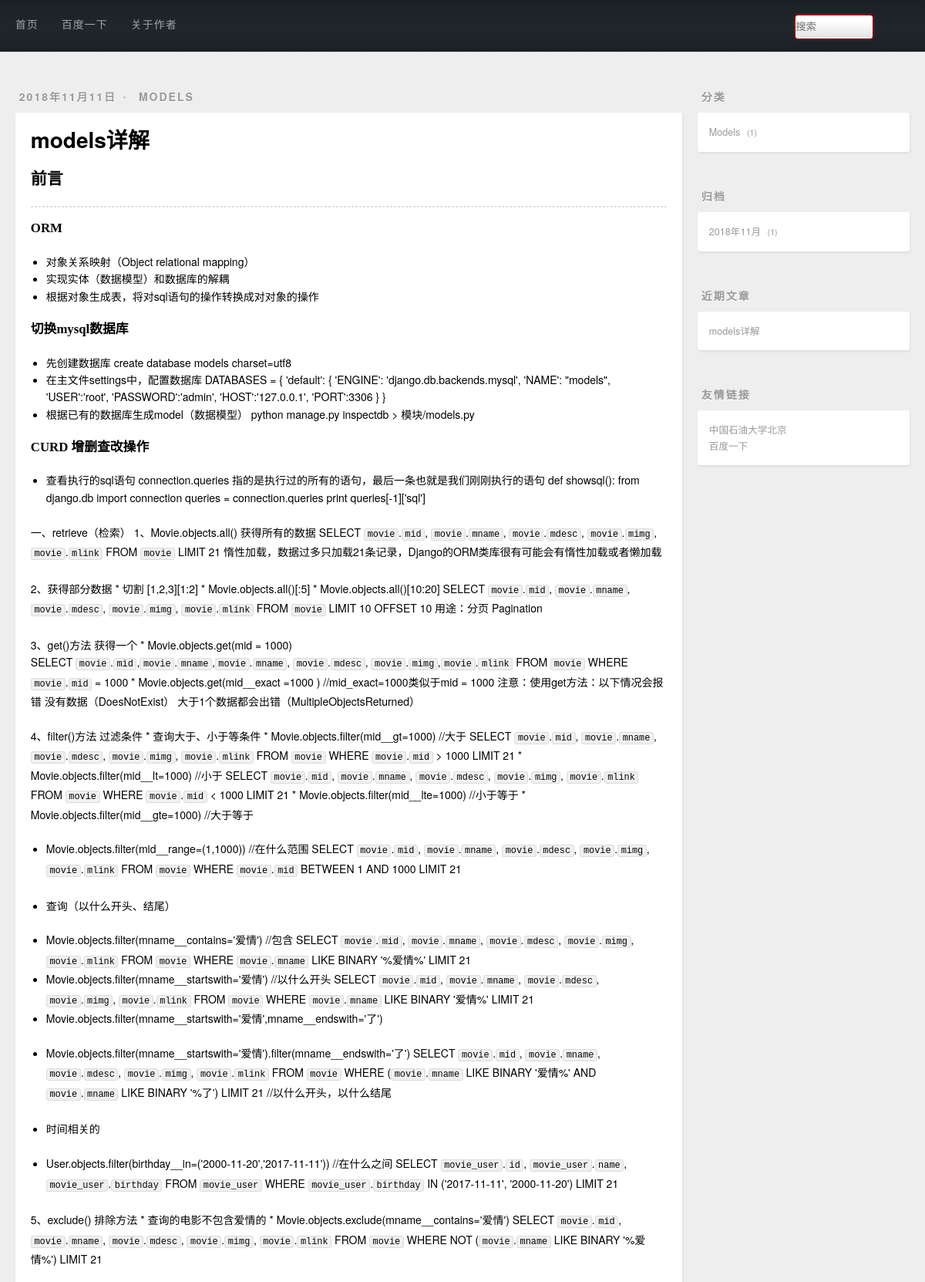
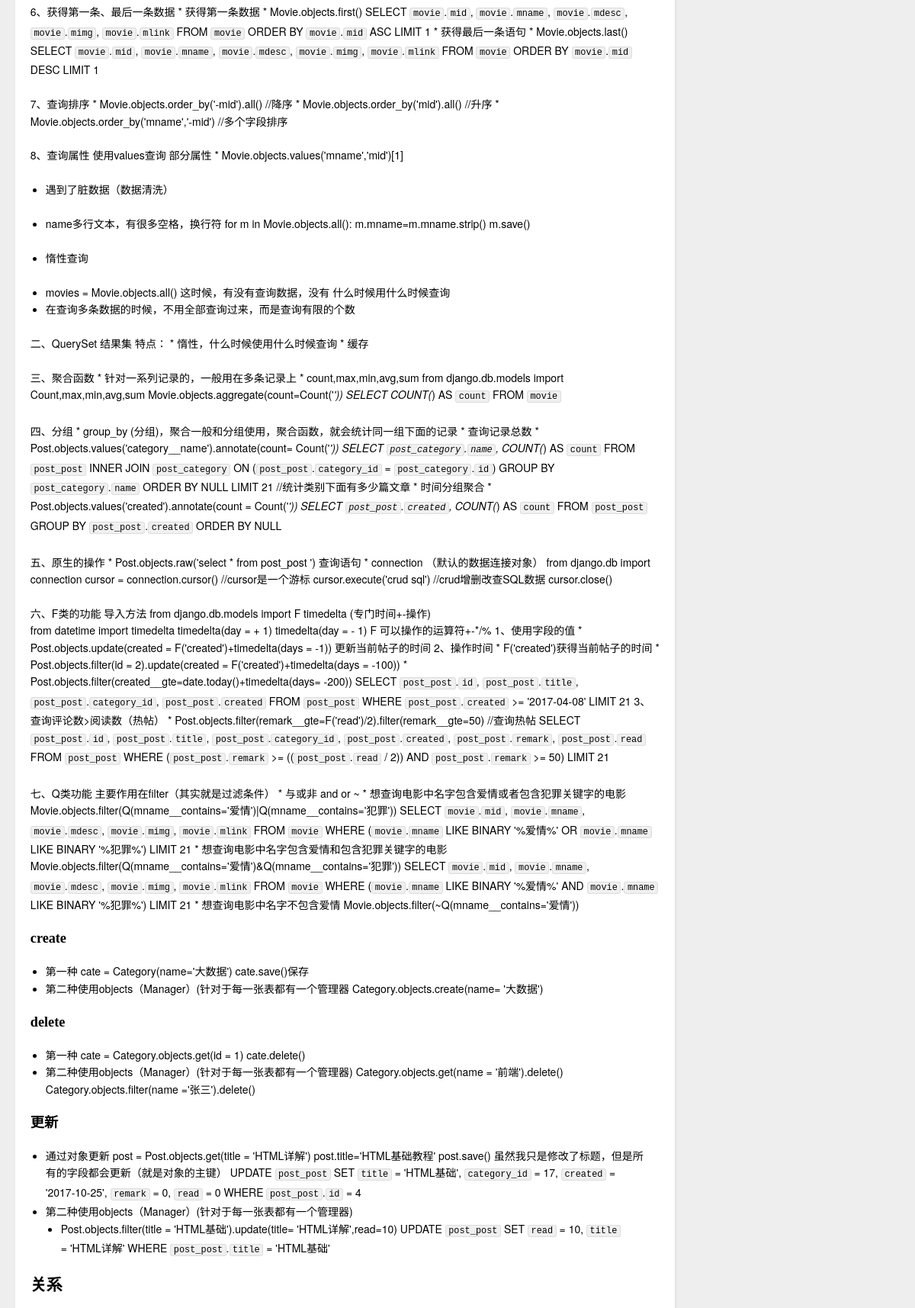
The page /page/content/1 (upper part) on the database its author committed (2 pictures, top to bottom).
### blog/models.py (models this page shows, shortened)
class Post(models.Model):
    title = models.CharField(max_length=20)
    desc = RichTextUploadingField()
    content = models.TextField()
    created = models.DateField(auto_now_add=True)
    modified = models.DateTimeField(auto_now=True)
    category = models.ForeignKey(Category,on_delete=models.DO_NOTHING)
    tags = models.ManyToManyField(Tags)
    class Meta():
        verbose_name_plural = '贴子'

class Category(models.Model):
    name = models.CharField(max_length=20,unique=True)
    def __str__(self):
        return self.name
    class Meta():
        verbose_name_plural = '类别'

### blog/views.py (the view)
# urls.py: re_path(r'page/content/(\d+)',views.post_content,name='content'),
def post_content(request,id):
    try:
        post = Post.objects.get(id=id)
    except:
        pass
    return render(request,'content.html',{'post':post})

### blog/context_processors.py (called while the page is built)
def globla_context_process(request):
    content={}
    content['category'] = Post.objects.values('category','category__name').annotate(count = Count('*'))
    archive = get_archive()
    content['archive']=archive
    content['recent']=Post.objects.order_by('-created').all()[:2]
    return content

def get_archive():
    s = set()
    for t in Post.objects.values('created'):
        s.add(str(t['created'].year) + "-" + str(t['created'].month))   #去重
    archive = []
    for time in s:
        year = time.split('-')[0]
        month = time.split('-')[1]
        item = {'created': date(year=int(year), month=int(month), day=1),
                'count': Post.objects.filter(created__year=year, created__month=month).count()}
        archive.append(item)
    return archive

### blog/templatetags/custom_markdown.py (called while the page is built)
@register.filter
def mark(value):
    return markdown.markdown(value)

### blog/templates/content.html (shortened to what this page needs)
{% extends 'base.html' %}
{% load custom_markdown %}
{% block main %}
    <article class="article article-type-post">
        <div class="article-meta">
          <a class="article-date">
            <time>{{ post.created|date }}</time>
          </a>
          <div class="article-category">
            <a class="article-category-link" href="#" target="_blank">{{ post.category }}</a>
          </div>
        </div>
        <div class="article-inner">
            <header class="article-header">
                <h1 itemprop="name">
                    <a class="article-title">{{ post.title }}</a>
                </h1>
            </header>
            <div class="article-entry" itemprop="articleBody">
            <h2>前言</h2>
            <hr>
            {{ post.content|mark|safe }}
            </div>
        </div>
    </article>
{% endblock main %}

### templates/slider.html
<aside id="sidebar">
  <div class="widget-wrap">
     <h3 class="widget-title">分类</h3>
      <div class="widget">
       <ul class="category-list">
          {% for category in category %}
          <li class="category-list-item">
              <a class="category-list-link" href="/category/{{ category.category }}">{{ category.category__name }}</a>
              <span class="category-list-count">{{ category.count }}</span>
          </li>
          {% endfor %}
       </ul>
     </div>
  </div>
  <div class="widget-wrap">
    <h3 class="widget-title">归档</h3>
    <div class="widget">
      <ul class="archive-list">
          {% for archive in archive %}
          <li class="archive-list-item">
              <a class="archive-list-link" href="/archive/{{ archive.created.year }}/{{ archive.created.month }}">{{ archive.created.year }}年{{ archive.created.month }}月</a>
              <span class="archive-list-count">{{ archive.count }}</span>
          </li>
          {% endfor %}
      </ul>
    </div>
  </div>
  <div class="widget-wrap">
    <h3 class="widget-title">近期文章</h3>
    <div class="widget">
      <ul>
          {% for post in recent %}
          <li>
            <a href="/page/content/{{ post.id }}">{{ post.title }}</a>
          </li>
          {% endfor %}
      </ul>
    </div>
  </div>
  <div class="widget-wrap">
    <h3 class="widget-title">友情链接</h3>
    <div class="widget">
      <ul>
          <li>
            <a href="http://www.cup.edu.cn/" target="_blank">中国石油大学北京</a>
          </li>
          <li>
            <a href="http://www.baidu.com/" target="_blank">百度一下</a>
          </li>
      </ul>
    </div>
  </div>
</aside>

### rows shown on the page
Post: created "2018年11月11日", category "MODELS", title "models详解", content|mark "ORM 对象关系映射（Object relational mapping） 实现实体（数据模型）和数据库的解耦 根据对象生成表，将对sql语句的操作转换成对对象的操作 切换mysql数据库 先创建数据库 create database models charset=utf8 在主文件settings中，配置数据库 DATABASES = { 'default': { 'ENGINE': 'django.db.backends.mysql', 'NAME': \"models\", 'USER':'root', 'PASSWORD':'admin', 'HOST':'127.0.0.1', 'PORT':3306 } } 根据已有的数据库生成model（数据模型） python manage.py inspectdb > 模块/models.py CURD 增删查改操作 查看执行的sql语句 connection.queries 指的是执行过的所有的语句，最后一条也就是我们刚刚执行的语句 def showsql(): from django.db import connection queries = connection.queries print queries[-1]['sql'] 一、retrieve（检索） 1、Movie.objects.all() 获得所有的数据 SELECT movie . mid , movie . mname , movie . mdesc , movie . mimg , movie . mlink FROM movie LIMIT 21…"
Category: category__name "Models", count "1"

### other values the page prints
{{ archive.created.year }} "2018"
{{ archive.created.month }} "11"
{{ archive.count }} "1"
